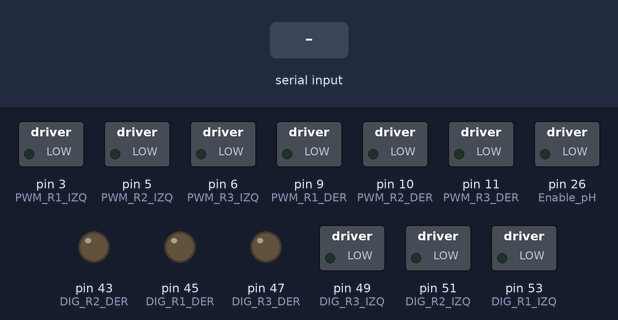
Recording of a sketch running on a simulated Arduino Mega 2560, built with avr-gcc and run on an emulated ATmega2560. Parts: switched loads named in the sketch (green lamp = pin HIGH), output pins drawn as LEDs (lit = HIGH). The inputs (shaded band) are chosen by the test bench.

Above: at 1.2 s.
1.3 s: "w" received over Serial
At 2.5 s:
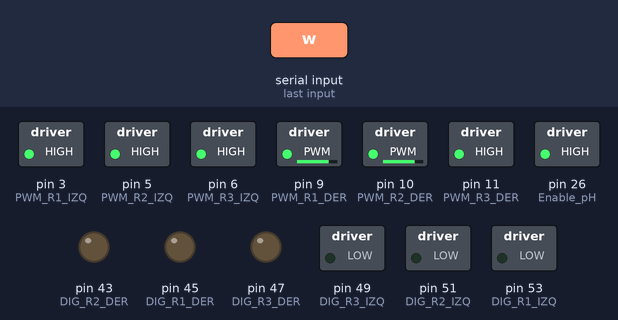
2.8 s: "x" received over Serial
At 3.6 s:
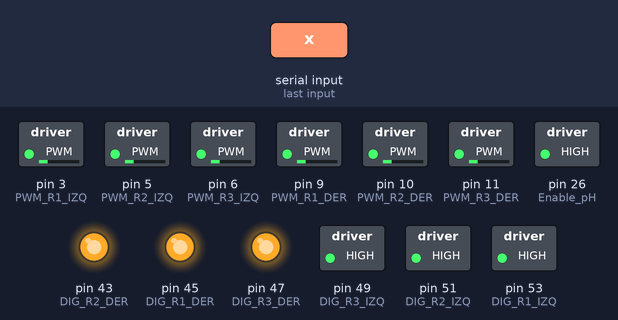
4.3 s: "d" received over Serial
At 4.7 s:
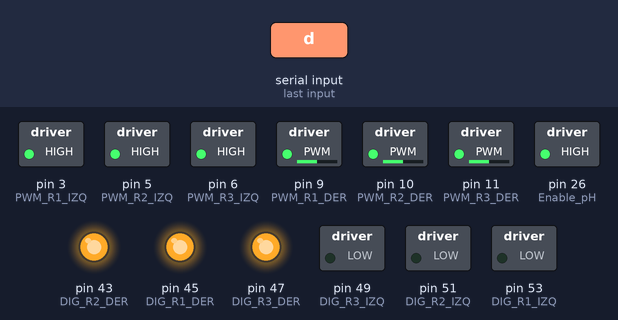
5.8 s: "a" received over Serial
At 7.0 s:
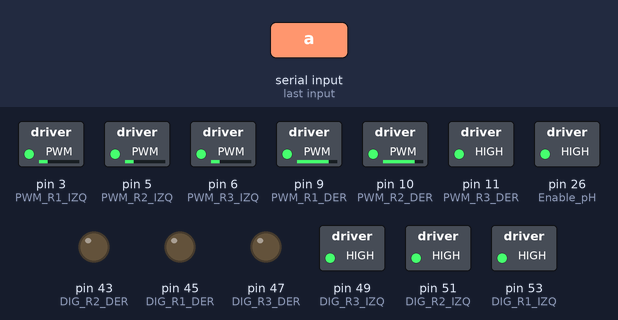
7.3 s: "q" received over Serial
At 8.2 s:
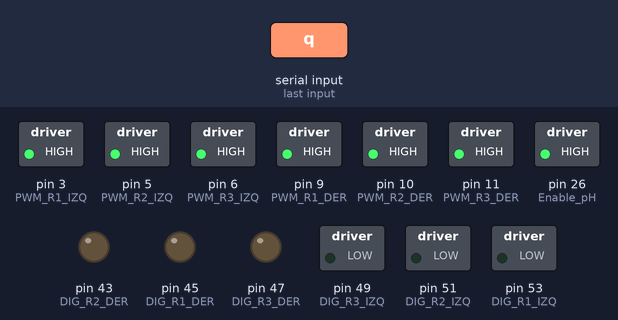
8.8 s: "e" received over Serial
At 9.4 s:
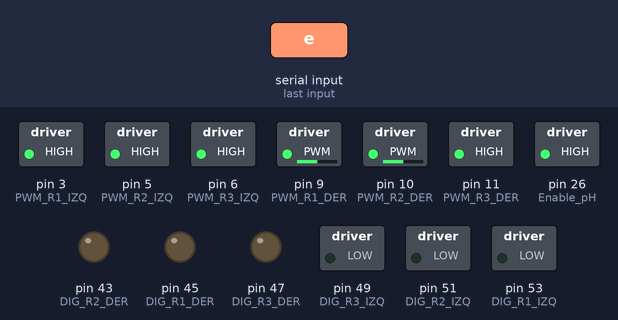
Timing chart, 0 to 11.3 s (numbered marks = the images above; inputs shaded):
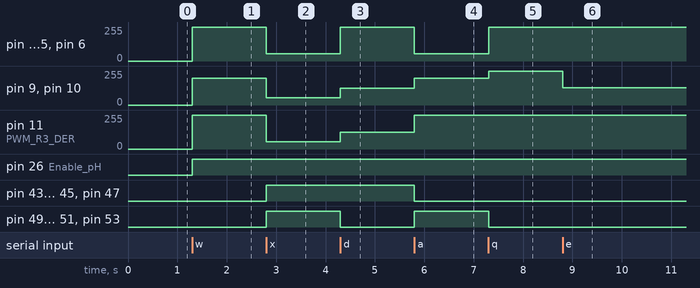

Measured:
- after the input at 1.3 s, pin 3 (PWM_R1_IZQ), pin 5 (PWM_R2_IZQ), pin 6 (PWM_R3_IZQ), pin 11 (PWM_R3_DER): 0/255 → 255/255 at once; pin 9 (PWM_R1_DER), pin 10 (PWM_R2_DER): 0/255 → 200/255 at once; pin 26 (Enable_pH): LOW → HIGH at once
- after the input at 2.8 s, pin 3 (PWM_R1_IZQ), pin 5 (PWM_R2_IZQ), pin 6 (PWM_R3_IZQ), pin 11 (PWM_R3_DER): 255/255 → 55/255 at once; pin 9 (PWM_R1_DER), pin 10 (PWM_R2_DER): 200/255 → 55/255 at once; pin 43 (DIG_R2_DER), pin 45 (DIG_R1_DER), pin 47 (DIG_R3_DER), pin 49 (DIG_R3_IZQ), pin 51 (DIG_R2_IZQ), pin 53 (DIG_R1_IZQ): LOW → HIGH at once
- after the input at 4.3 s, pin 3 (PWM_R1_IZQ), pin 5 (PWM_R2_IZQ), pin 6 (PWM_R3_IZQ): 55/255 → 255/255 at once; pin 9 (PWM_R1_DER), pin 10 (PWM_R2_DER), pin 11 (PWM_R3_DER): 55/255 → 127/255 at once; pin 49 (DIG_R3_IZQ), pin 51 (DIG_R2_IZQ), pin 53 (DIG_R1_IZQ): HIGH → LOW at once
- after the input at 5.8 s, pin 3 (PWM_R1_IZQ), pin 5 (PWM_R2_IZQ): 255/255 → 55/255 at once
- after the input at 7.3 s, pin 3 (PWM_R1_IZQ), pin 5 (PWM_R2_IZQ), pin 6 (PWM_R3_IZQ): 55/255 → 255/255 at once; pin 9 (PWM_R1_DER), pin 10 (PWM_R2_DER): 200/255 → 255/255 at once; pin 49 (DIG_R3_IZQ), pin 51 (DIG_R2_IZQ), pin 53 (DIG_R1_IZQ): HIGH → LOW at once
- after the input at 8.8 s, pin 9 (PWM_R1_DER), pin 10 (PWM_R2_DER): 255/255 → 128/255 at once

The sketch:

Control_funciones.ino
```cpp
//es necesario implementar toda la botonera, configurar el estado de subida de escalones y además, el de movimiento normal. Por otro lado hay que nombrar a cada variable
//de tal modo (y generar una tabla de variables) que sea sencillo identificar cada una para los script de Python.
//w - recto
//q - avance hacia la izqda
//a - rotacion sobre si mismo sent antihorario
//z - retroceso haci la izquierda
//x - marcha atras
//c - retroceso hacia la dcha
//d - rotacion sobre si mismo sent horario
//e - avance hacia la dcha
//m - turbo(max.par)
//n - modo normal
//s - stop

//DECLARACIÓN DE VARIABLES
#define Enable_pH 26 //Pin 1(Habilitación de cada puente H)

#define PWM_R1_IZQ 3 //PWM Rueda 1 Izquierda
#define PWM_R2_IZQ 5 //PWM Rueda 2 Izquierda
#define PWM_R3_IZQ 6 //PWM Rueda 3 Izquierda
#define PWM_R1_DER 9 //PWM Rueda 1 Derecha
#define PWM_R2_DER 10 //PWM Rueda 2 Derecha
#define PWM_R3_DER 11 //PWM Rueda 3 Derecha

#define DIG_R1_IZQ 53 //senal Digital Rueda 1 Izquierda
#define DIG_R2_IZQ 51 //senal Digital Rueda 2 Izquierda
#define DIG_R3_IZQ 49 //senal Digital Rueda 3 Izquierda
#define DIG_R1_DER 45 //senal Digital Rueda 1 Derecha
#define DIG_R2_DER 43 //senal Digital Rueda 2 Derecha
#define DIG_R3_DER 47 //senal Digital Rueda 3 Derecha

char ch; //en esta variable se almacenará la direccion que le pasemos por puerto serie.

//con estas variables guardamos la direccion en la que se estaba moviendo el coche para no estar enviando constantemente una tecla de direccion
int delante=0; //tecla w
int atras=0; //tecla x
int av_dcha=0; //tecla e
int av_izqda=0; //tecla q
int antihorario=0; //tecla a
int horario=0; //tecla d
int ret_izqda=0; //tecla z
int ret_dcha=0; //tecla c

int max_par=0; //tecla m

//----------------------------------------------------------------------------------------------------

void setup() {
  // put your setup code here, to run once:

  Serial.begin(9600); // iniciamos el puerto serie

  //Declaramos los pines como salidas de Arduino.
  pinMode(PWM_R1_IZQ,OUTPUT);
  pinMode(PWM_R2_IZQ,OUTPUT);
  pinMode(PWM_R3_IZQ,OUTPUT);
  pinMode(PWM_R1_DER,OUTPUT);
  pinMode(PWM_R2_DER,OUTPUT);
  pinMode(PWM_R3_DER,OUTPUT);

  pinMode(DIG_R1_IZQ,OUTPUT);
  pinMode(DIG_R2_IZQ,OUTPUT);
  pinMode(DIG_R3_IZQ,OUTPUT);
  pinMode(DIG_R1_DER,OUTPUT);
  pinMode(DIG_R2_DER,OUTPUT);
  pinMode(DIG_R3_DER,OUTPUT);

  pinMode(Enable_pH, OUTPUT);//senal de enable de los puentes H

}

//------------------------------------------------------------------------------------------------------

void loop() {
  // put your main code here, to run repeatedly:

  //Vamos a crear 6 posibilidades de movimiento: al pulsar 'W' avanzará hacia delante, al pulsar 'S' retrocederá, al pulsar la
  //tecla 'A' girará sobre si mismo en sentido antihorario, al pulsar 'D' girará sobre sí mismo en sentido horario, al pulsar
  //la tecla 'Q', avanzará hacia la izquierda y al pulsar 'E' avanzará hacia la derecha.

if(Serial.available()) //si el puerto serie esta libre
{
    ch=Serial.read(); //almacenamos el valor que se lea del puerto serie.

        if(ch=='w' && not(( delante==1 && ch!='w'))) // si pulsamos hacia delante o se estaba moviendo hacia delante
        {
          delante=1; //tecla w
          atras=0; //tecla x
          av_dcha=0; //tecla e
          av_izqda=0; //tecla q
          antihorario=0; //tecla a
          horario=0; //tecla d
          ret_izqda=0; //tecla z
          ret_dcha=0; //tecla c
          max_par=0; //tecla m
          salida_motores (HIGH, 200,LOW, 200,LOW, 200,LOW, 200,LOW, 200,LOW, 200,LOW);
        }

        else if (ch== 'x'  && not(( atras==1 && ch!='x'))) // si pulsamos 'X' hacia atras o se estaba moviendo hacia atras
        {
          delante=0; //tecla w
          atras=1; //tecla x
          av_dcha=0; //tecla e
          av_izqda=0; //tecla q
          antihorario=0; //tecla a
          horario=0; //tecla d
          ret_izqda=0; //tecla z
          ret_dcha=0; //tecla c
          max_par=0; //tecla m
          salida_motores (HIGH ,(255-200),HIGH ,(255-200),HIGH ,(255-200),HIGH ,(255-200),HIGH ,(255-200),HIGH ,(255-200),HIGH);
        }

      else if( ch =='d' && not(( horario==1 && ch!='d'))) // si pulsamos 'D', girará sobre sí mismo en sentido horario.
      {
          delante=0; //tecla w
          atras=0; //tecla x
          av_dcha=0; //tecla e
          av_izqda=0; //tecla q
          antihorario=0; //tecla a
          horario=1; //tecla d
          ret_izqda=0; //tecla z
          ret_dcha=0; //tecla c
          max_par=0; //tecla m
          salida_motores (HIGH ,128,LOW ,128,LOW, 128,LOW ,(255-128),HIGH ,(255-128),HIGH ,(255-128),HIGH);
      }

      else if(ch =='a' && not(( antihorario==1 && ch!='a')))   // si pulsamos 'A', girará sobre sí mismo en sentido antihorario.
      {
          delante=0; //tecla w
          atras=0; //tecla x
          av_dcha=0; //tecla e
          av_izqda=0; //tecla q
          antihorario=1; //tecla a
          horario=0; //tecla d
          ret_izqda=0; //tecla z
          ret_dcha=0; //tecla c
          max_par=0; //tecla m
          salida_motores (HIGH ,(255-200),HIGH ,(255-200), HIGH,(255-200), HIGH, 200,LOW ,200,LOW, 200,LOW);
      }

      else if(ch =='q' && not(( av_izqda==1 && ch!='q'))) //Al pulsar 'Q' avanzará hacia la izquierda.
      {
          delante=0; //tecla w
          atras=0; //tecla x
          av_dcha=0; //tecla e
          av_izqda=1; //tecla q
          antihorario=0; //tecla a
          horario=0; //tecla d
          ret_izqda=0; //tecla z
          ret_dcha=0; //tecla c
          max_par=0; //tecla m
          salida_motores (HIGH ,128,LOW ,128,LOW, 128,LOW ,255,LOW ,255,LOW ,255,LOW);
      }

      else if(ch =='e' && not(( av_dcha==1 && ch!='e')))  //Al pulsar 'E', avanzará hacia la derecha
      {
          delante=0; //tecla w
          atras=0; //tecla x
          av_dcha=1; //tecla e
          av_izqda=0; //tecla q
          antihorario=0; //tecla a
          horario=0; //tecla d
          ret_izqda=0; //tecla z
          ret_dcha=0; //tecla c
          max_par=0; //tecla m
          salida_motores (HIGH ,255,LOW ,255,LOW, 255,LOW ,128,LOW ,128,LOW ,128,LOW);
      }

      else if(ch =='z' && not(( ret_izqda==1 && ch!='z')))  //Al pulsar 'Z', retrocederá hacia la izquierda
      {
          delante=0; //tecla w
          atras=0; //tecla x
          av_dcha=0; //tecla e
          av_izqda=0; //tecla q
          antihorario=0; //tecla a
          horario=0; //tecla d
          ret_izqda=1; //tecla z
          ret_dcha=0; //tecla c
          max_par=0; //tecla m
          salida_motores (HIGH ,(255-128),HIGH ,(255-128),HIGH, (255-128),HIGH ,(255-255),HIGH ,(255-255),HIGH ,(255-255),HIGH);
      }

      else if(ch =='c' && not(( ret_dcha==1 && ch!='c')))  //Al pulsar 'C', retrocederá hacia la derecha
      {
          delante=0; //tecla w
          atras=0; //tecla x
          av_dcha=0; //tecla e
          av_izqda=0; //tecla q
          antihorario=0; //tecla a
          horario=0; //tecla d
          ret_izqda=0; //tecla z
          ret_dcha=1; //tecla c
          max_par=0; //tecla m
          salida_motores (HIGH ,(255-255),HIGH ,(255-255),HIGH,(255-255),HIGH ,(255-128),HIGH ,(255-128),HIGH ,(255-128),HIGH);
      }

      else if(ch =='m' && not(( max_par==1 && ch!='m')))  //Al pulsar 'M', intentaremos obtener el maximo par de las ruedas
      {
          delante=0; //tecla w
          atras=0; //tecla x
          av_dcha=0; //tecla e
          av_izqda=0; //tecla q
          antihorario=0; //tecla a
          horario=0; //tecla d
          ret_izqda=0; //tecla z
          ret_dcha=0; //tecla c
          max_par=1; //tecla m
          salida_motores (HIGH , 65, LOW , 120 ,LOW, 230 , LOW,65 ,LOW, 120 ,LOW, 230 ,LOW);
      }

       else if(ch =='p') // si pulsamos 'P' se parará el vehículo.
      {
          salida_motores (LOW ,255,HIGH ,255,HIGH ,255,HIGH ,255,HIGH ,255,HIGH ,255,HIGH);
      }
  }
}


//----------------------------------------------------------------------------------------------------------------------
//FUNCION PARA OPTIMIZAR EL CÓDIGO DE SALIDA DEL MOTOR

//Esta función está basada en la tabla de verdad del motor y controlandolo mediante una señal PWM y otra lógica.
//http://www.iescamp.es/miarduino/2016/02/21/2-motores-de-cc-velocidad-y-cambio-de-sentido/ en este enlace aparece la tabla de verdad y el porqué de las cosas.
//ADEMÁS, LA TABLA DE VERDAD SE ENCONTRARÁ EN EL .TXT DE GIT DÓNDE SE ENCUENTRAS LAS VARIABLES DEL SISTEMA DE CONTROL DE MOVIMIENTO.

void salida_motores (char senal_enable,char vel_R1_izqda,char senal_R1_izqda,char vel_R2_izqda,char senal_R2_izqda,char vel_R3_izqda,char senal_R3_izqda,char vel_R1_dcha,char senal_R1_dcha,char vel_R2_dcha,char senal_R2_dcha,char vel_R3_dcha,char senal_R3_dcha)
{
          digitalWrite(Enable_pH, senal_enable);

          analogWrite(PWM_R1_IZQ, vel_R1_izqda);
          digitalWrite(DIG_R1_IZQ, senal_R1_izqda);

          analogWrite(PWM_R2_IZQ, vel_R2_izqda);
          digitalWrite(DIG_R2_IZQ, senal_R2_izqda);

          analogWrite(PWM_R3_IZQ, vel_R3_izqda);
          digitalWrite(DIG_R3_IZQ, senal_R3_izqda);

          analogWrite(PWM_R1_DER, vel_R1_dcha);
          digitalWrite(DIG_R1_DER, senal_R1_dcha);

          analogWrite(PWM_R2_DER, vel_R2_dcha);
          digitalWrite(DIG_R2_DER, senal_R2_dcha);

          analogWrite(PWM_R3_DER, vel_R3_dcha);
          digitalWrite(DIG_R3_DER, senal_R3_dcha);
}
```
